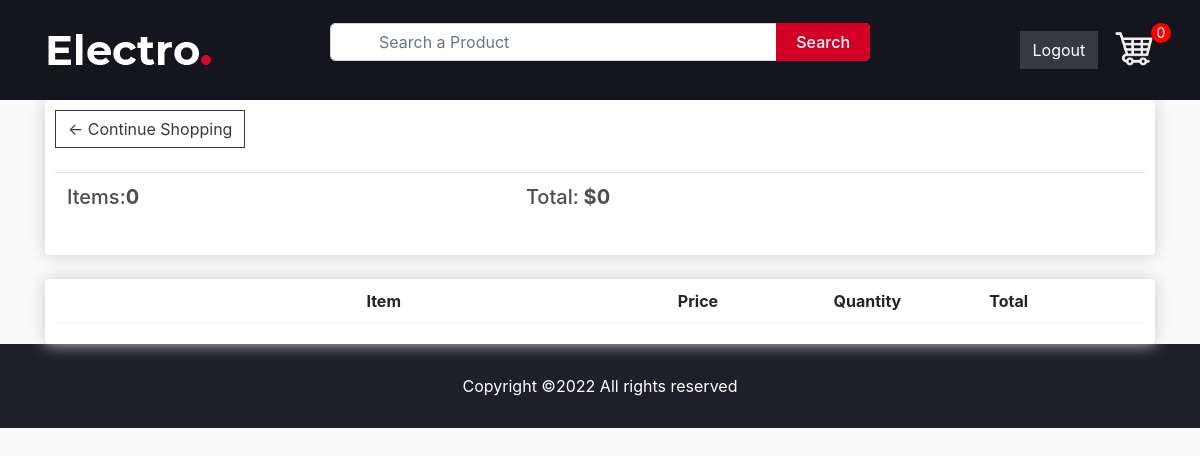
/cart/ (signed in), run on an earlier commit of the app's database.
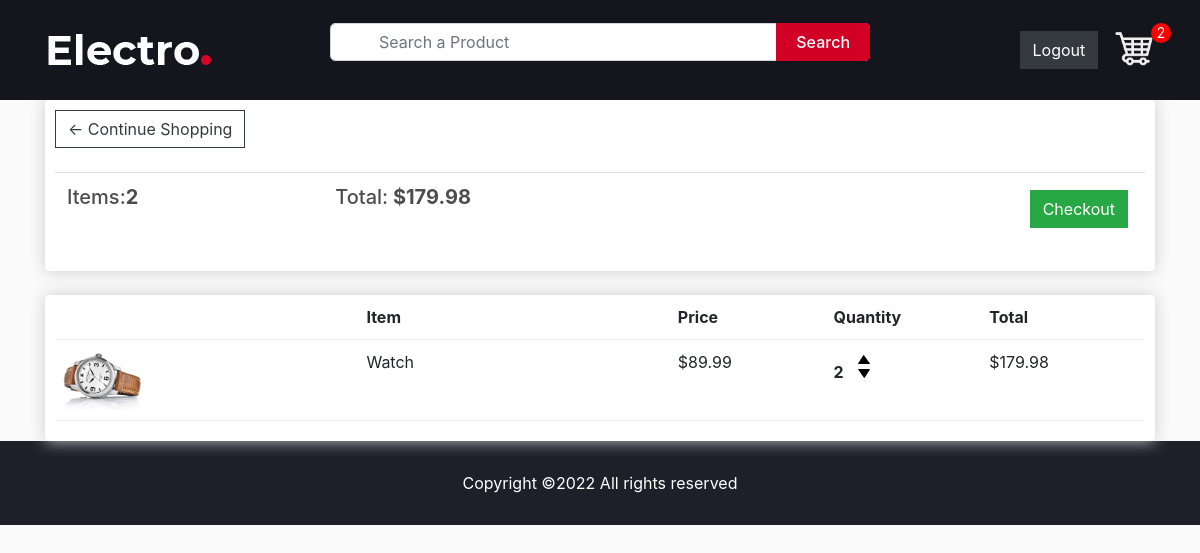
And on a later commit of the database.
### store/models.py (models this page shows, shortened)
class Order(models.Model):
    customer = models.ForeignKey(Customer, on_delete=models.CASCADE, blank=True, null=True)
    items = models.ManyToManyField(OrderItem)
    date_orderd = models.DateTimeField(auto_now_add=True)
    ordered = models.BooleanField(default=False, null=False, blank=False)
    being_delivered = models.BooleanField(default=False)
    transaction_id = models.CharField(max_length=200, null=True)
    total_price = models.FloatField(max_length=200, null=True) #added
    sphipping_address = models.ForeignKey('ShippingAddress', on_delete=models.SET_NULL, blank=True, null=True)
    payment = models.ForeignKey('Payment', on_delete=models.SET_NULL, blank=True, null=True)
    def get_total(self):
        total = 0
        for order_items in self.items.all():
            total = total + order_items.get_total_item_price
        return total
    @property
    def get_cart_items(self):
        total = 0
        for order_item in self.items.all():
            total += order_item.quantity
        return total

class OrderItem(models.Model):
    customer = models.ForeignKey(Customer, on_delete=models.CASCADE, blank=True, null=True)
    product = models.ForeignKey(Product, on_delete=models.CASCADE, null=True)
    quantity = models.IntegerField(default=0, null=True, blank=True)
    ordered = models.BooleanField(default=False)
    @property
    def get_total_item_price(self):
        total = self.product.price * self.quantity
        return total

class Product(models.Model):
    name = models.CharField(max_length=200, null=True)
    price = models.DecimalField(max_digits=7, decimal_places=2)
    digital = models.BooleanField(default=False, null=True, blank=False)
    image = models.ImageField(null=True, blank=True)
    status = models.BooleanField(default=False, null=True, blank=False) #changed
    description = models.TextField(max_length=1000, null=True, blank=True) #added
    @property
    def imageURL(self):
        try:
            url = self.image.url
        except:
            url = ''
        return url

### store/views.py (the view)
# urls.py: path("cart/", views.cart, name="cart"),
@login_required(login_url='login')
def cart(request):
    try:
        customer = get_object_or_404(Customer, user=request.user)
        order = Order.objects.get(customer=customer, ordered=False)
        context = {
            'object': order
        }
        return render(request, 'store/cart.html', context)
    except ObjectDoesNotExist:
        messages.warning(request, "You do not have an active order")
        return redirect("/")

### context_processors/context_processors.py (called while the page is built, shortened)
def total_cart_items(request):
    if request.user.is_authenticated:
        customer = request.user.customer
        order, created = Order.objects.get_or_create(customer = customer, ordered=False)
        cartItems = order.get_cart_items
    return {'totalCartItems':cartItems}

### store/templates/store/cart.html
{% extends 'store/header.html' %}
{% load static %}
{% block content %}
	<div class="container">
		<div class="row">
			<div class="col-lg-12">
				<div class="box-element">
					<a  class="btn btn-outline-dark" href="{% url 'store' %}">&#x2190; Continue Shopping</a>
					<br>
					<br>
					<table class="table">
						<tr>
							<th><h5>Items:<strong>{{totalCartItems}}</strong></h5></th>
							<th><h5>Total:<strong> ${{object.get_total}}</strong></h5></th>
							<th>
								{% if object.get_total %}
								<a  style="float:right; margin:5px;" class="btn btn-success" href="{% url 'checkout' %}">Checkout</a>
								{% endif %}
							</th>
						</tr>
					</table>
				</div>
				<br>
				<div class="box-element">
					<div class="cart-row">
						<div style="flex:2"></div>
						<div style="flex:2"><strong>Item</strong></div>
						<div style="flex:1"><strong>Price</strong></div>
						<div style="flex:1"><strong>Quantity</strong></div>
						<div style="flex:1"><strong>Total</strong></div>
					</div>
					{% for item in object.items.all %}
					<div class="cart-row">
						<div style="flex:2"><img class="row-image" src="{{item.product.imageURL}}"></div>
						<div style="flex:2"><p>{{item.product.name}}</p></div>
						<div style="flex:1"><p>${{item.product.price|floatformat:2}}</p></div>
						<div style="flex:1">
							<p class="quantity">{{item.quantity}}</p>
							<div class="quantity">
								<a href="{% url 'add_to_cart' item.product.id %}"><img class="chg-quantity" src="{% static  'images/arrow-up.png' %}"></a>
								<a href="{% url 'remove_from_cart' item.product.id %}"><img class="chg-quantity" src="{% static  'images/arrow-down.png' %}"></a>
							</div>
						</div>
						<div style="flex:1"><p>${{item.get_total_item_price}}</p></div>
					</div>
					{% endfor %}
				</div>
			</div>
		</div>
	</div>
{% endblock content %}

What changed in the data, as far as the page shows it:
removed Order: get_total "0"
added Order: get_total "179.98"
added OrderItem: product.imageURL (picture), product.name "Watch", product.price "89.99", quantity "2", get_total_item_price "179.98"
Also different on the page:
{{ totalCartItems }}: "0" → "2"
text now shown: "Checkout"
